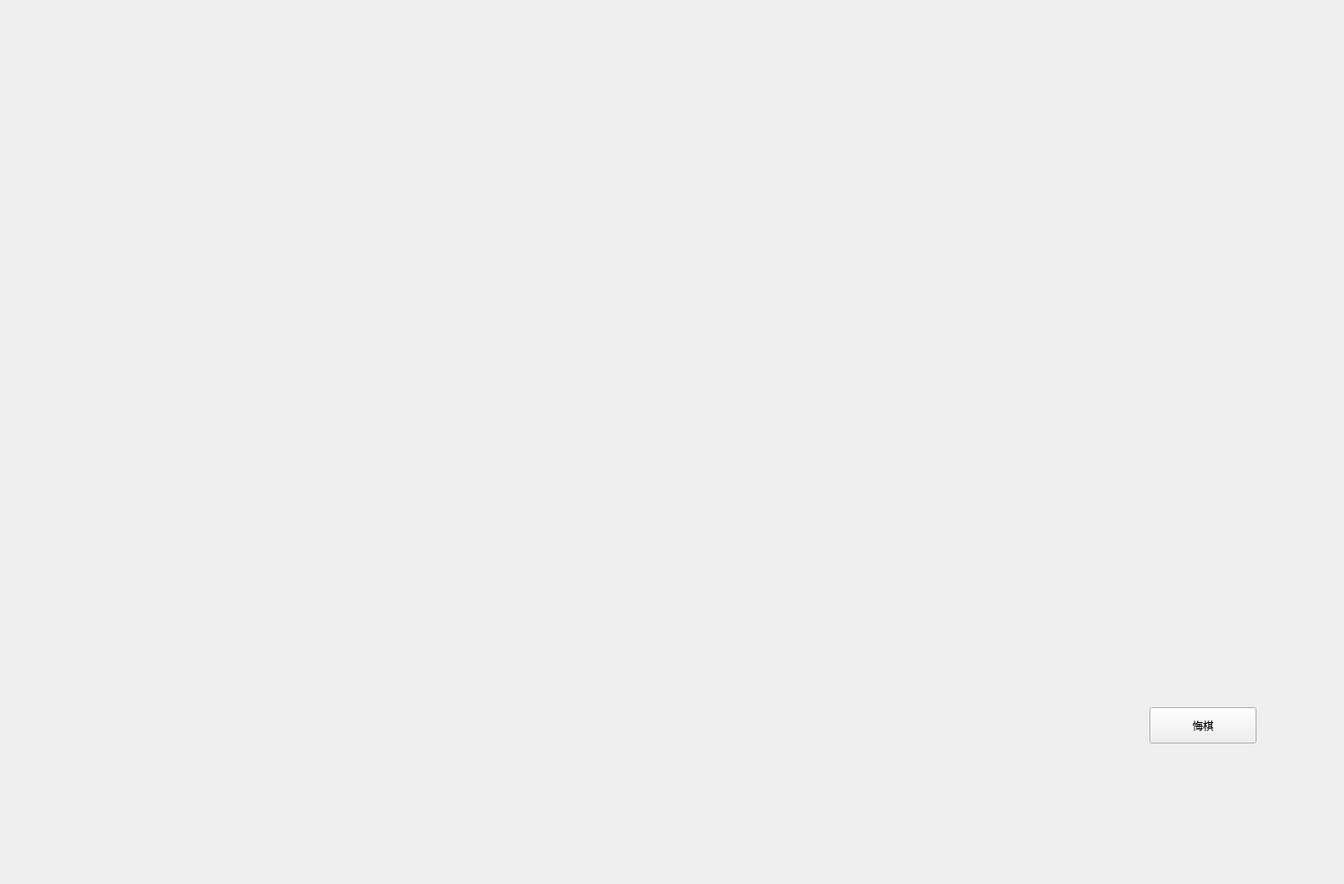
<?xml version="1.0" encoding="UTF-8"?>
<ui version="4.0">
 <class>Chessboard</class>
 <widget class="QWidget" name="Chessboard">
  <property name="geometry">
   <rect>
    <x>0</x>
    <y>0</y>
    <width>1520</width>
    <height>1000</height>
   </rect>
  </property>
  <property name="windowTitle">
   <string>Form</string>
  </property>
  <widget class="QWidget" name="flagchoose" native="true">
   <property name="geometry">
    <rect>
     <x>460</x>
     <y>223</y>
     <width>600</width>
     <height>504</height>
    </rect>
   </property>
   <widget class="QLabel" name="label">
    <property name="geometry">
     <rect>
      <x>50</x>
      <y>0</y>
      <width>501</width>
      <height>501</height>
     </rect>
    </property>
    <property name="text">
     <string/>
    </property>
    <property name="pixmap">
     <pixmap resource="reso.qrc">:/new/background/reso/chess.jpg</pixmap>
    </property>
   </widget>
   <widget class="QPushButton" name="btwhite">
    <property name="geometry">
     <rect>
      <x>230</x>
      <y>90</y>
      <width>141</width>
      <height>71</height>
     </rect>
    </property>
    <property name="text">
     <string/>
    </property>
    <property name="flat">
     <bool>true</bool>
    </property>
   </widget>
   <widget class="QPushButton" name="btblack">
    <property name="geometry">
     <rect>
      <x>240</x>
      <y>340</y>
      <width>131</width>
      <height>91</height>
     </rect>
    </property>
    <property name="text">
     <string/>
    </property>
    <property name="flat">
     <bool>true</bool>
    </property>
   </widget>
  </widget>
  <widget class="QWidget" name="widget" native="true">
   <property name="geometry">
    <rect>
     <x>1220</x>
     <y>80</y>
     <width>261</width>
     <height>781</height>
    </rect>
   </property>
   <widget class="QPushButton" name="pushButton">
    <property name="geometry">
     <rect>
      <x>80</x>
      <y>720</y>
      <width>121</width>
      <height>41</height>
     </rect>
    </property>
    <property name="text">
     <string>悔棋</string>
    </property>
   </widget>
  </widget>
 </widget>
 <resources>
  <include location="reso.qrc"/>
 </resources>
 <connections/>
</ui>
